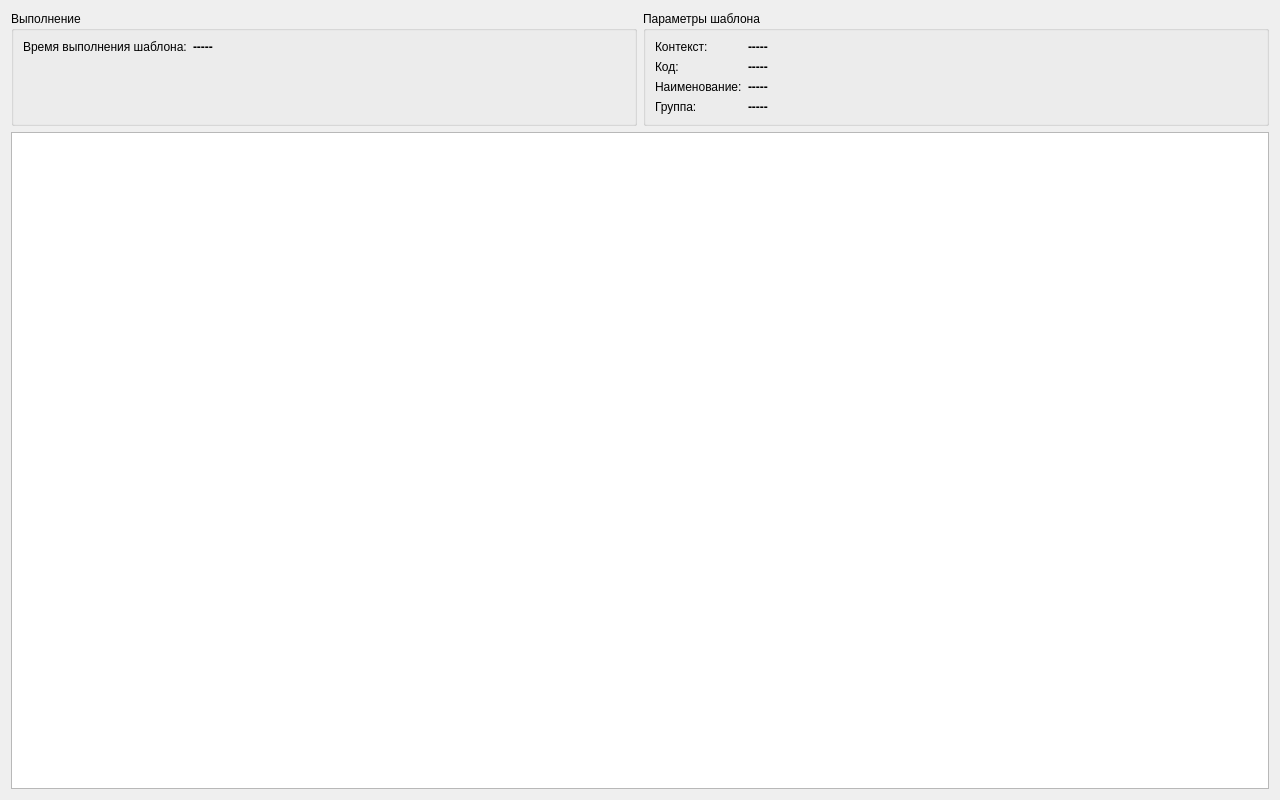
<?xml version="1.0" encoding="UTF-8"?>
<ui version="4.0">
 <class>PrintTemplateDebug</class>
 <widget class="QWidget" name="PrintTemplateDebug">
  <property name="geometry">
   <rect>
    <x>0</x>
    <y>0</y>
    <width>1280</width>
    <height>800</height>
   </rect>
  </property>
  <property name="windowTitle">
   <string>Информация</string>
  </property>
  <layout class="QVBoxLayout" name="verticalLayout" stretch="0,1">
   <item>
    <layout class="QHBoxLayout" name="horizontalLayout" stretch="0,0">
     <item>
      <widget class="QGroupBox" name="groupBox">
       <property name="title">
        <string>Выполнение</string>
       </property>
       <layout class="QFormLayout" name="formLayout_2">
        <property name="fieldGrowthPolicy">
         <enum>QFormLayout::AllNonFixedFieldsGrow</enum>
        </property>
        <item row="0" column="0">
         <widget class="QLabel" name="label_10">
          <property name="text">
           <string>Время выполнения шаблона:</string>
          </property>
         </widget>
        </item>
        <item row="0" column="1">
         <widget class="QLabel" name="lblTime">
          <property name="font">
           <font>
            <weight>75</weight>
            <bold>true</bold>
           </font>
          </property>
          <property name="text">
           <string>-----</string>
          </property>
          <property name="textInteractionFlags">
           <set>Qt::LinksAccessibleByMouse|Qt::TextSelectableByMouse</set>
          </property>
         </widget>
        </item>
       </layout>
      </widget>
     </item>
     <item>
      <widget class="QGroupBox" name="groupBox">
       <property name="title">
        <string>Параметры шаблона</string>
       </property>
       <layout class="QFormLayout" name="formLayout">
        <property name="fieldGrowthPolicy">
         <enum>QFormLayout::AllNonFixedFieldsGrow</enum>
        </property>
        <item row="0" column="0">
         <widget class="QLabel" name="label">
          <property name="text">
           <string>Контекст:</string>
          </property>
         </widget>
        </item>
        <item row="0" column="1">
         <widget class="QLabel" name="lblContext">
          <property name="font">
           <font>
            <weight>75</weight>
            <bold>true</bold>
           </font>
          </property>
          <property name="text">
           <string>-----</string>
          </property>
         </widget>
        </item>
        <item row="1" column="0">
         <widget class="QLabel" name="label_3">
          <property name="text">
           <string>Код:</string>
          </property>
         </widget>
        </item>
        <item row="1" column="1">
         <widget class="QLabel" name="lblCode">
          <property name="font">
           <font>
            <weight>75</weight>
            <bold>true</bold>
           </font>
          </property>
          <property name="text">
           <string>-----</string>
          </property>
         </widget>
        </item>
        <item row="2" column="0">
         <widget class="QLabel" name="label_4">
          <property name="text">
           <string>Наименование:</string>
          </property>
         </widget>
        </item>
        <item row="2" column="1">
         <widget class="QLabel" name="lblName">
          <property name="font">
           <font>
            <weight>75</weight>
            <bold>true</bold>
           </font>
          </property>
          <property name="text">
           <string>-----</string>
          </property>
         </widget>
        </item>
        <item row="3" column="0">
         <widget class="QLabel" name="label_5">
          <property name="text">
           <string>Группа:</string>
          </property>
         </widget>
        </item>
        <item row="3" column="1">
         <widget class="QLabel" name="lblGroup">
          <property name="font">
           <font>
            <weight>75</weight>
            <bold>true</bold>
           </font>
          </property>
          <property name="text">
           <string>-----</string>
          </property>
         </widget>
        </item>
       </layout>
      </widget>
     </item>
    </layout>
   </item>
   <item>
    <widget class="TemplateDataShowTableView" name="tvTemplateDataShow"/>
   </item>
  </layout>
 </widget>
 <customwidgets>
  <customwidget>
   <class>TemplateDataShowTableView</class>
   <extends>QTreeView</extends>
   <header>library/PrintDebug/TemplateDataShowTableView.h</header>
  </customwidget>
 </customwidgets>
 <resources/>
 <connections/>
</ui>
